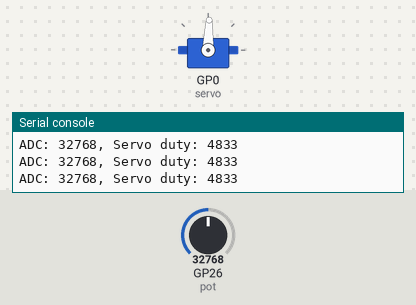
A program run on a simulated Raspberry Pi Pico running MicroPython. On the bench: servo, the last lines printed to the serial console. The test bench sets the inputs (shaded band); at power-on: GP26 (pot) = 32768 (analog values on the 0–65535 scale). Servo angles are drawn from the pulse width (0.5 ms = 0°, 2.5 ms = 180°).

Above: at 1.2 s.
1.3 s: GP26 (pot) set to 45874
At 2.1 s:
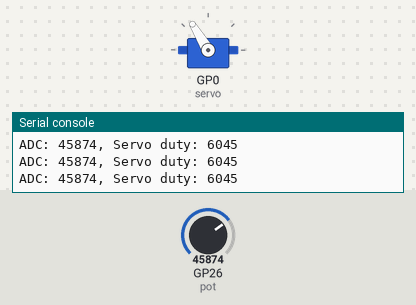
2.8 s: GP26 (pot) set to 57670
At 3.7 s:
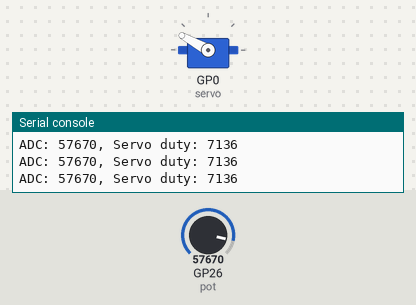
4.3 s: GP26 (pot) set to 65535
At 5.4 s:
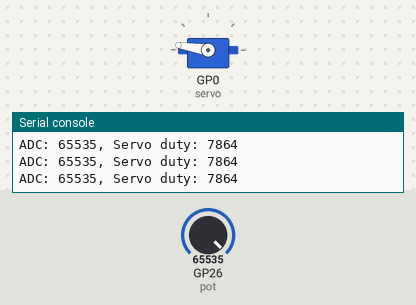
5.8 s: GP26 (pot) set to 19660
At 6.3 s:
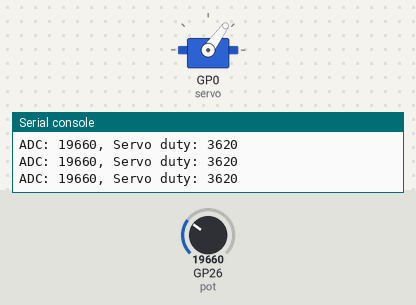
7.3 s: GP26 (pot) set to 7864
At 7.9 s:
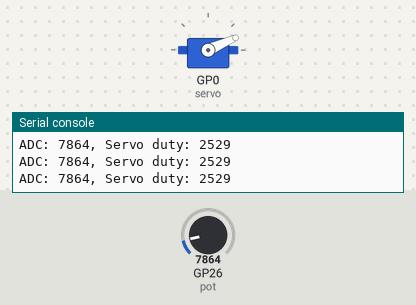
8.8 s: GP26 (pot) set to 32767
At 9.5 s:
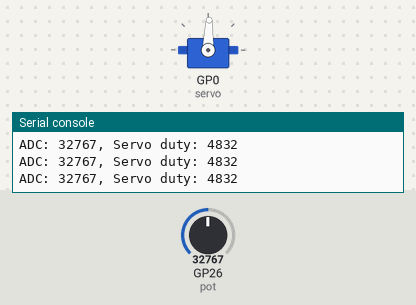
Timing chart, 0 to 11.3 s (numbered marks = the images above; inputs shaded):
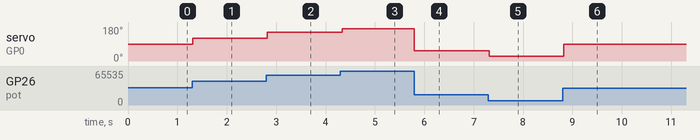

The program:

potentiometer.py
```python
from machine import ADC, Pin, PWM
from time import sleep

# Setup ADC for potentiometer on GPIO 26
pot = ADC(Pin(26))

# Setup PWM for servo on GPIO 1 (make sure this pin supports PWM on your board)
servo = PWM(Pin(0))
servo.freq(50)  # Standard servo frequency

# Duty cycle range for the servo (adjust if needed)
min_duty = 1802    # 0 degrees
max_duty = 7864    # 180 degrees

def map_range(x, in_min, in_max, out_min, out_max):
    # Maps x from [in_min, in_max] to [out_min, out_max]
    return int((x - in_min) * (out_max - out_min) / (in_max - in_min) + out_min)

try:
    while True:
        adc_value = pot.read_u16()  # Read ADC (0-65535)
        # Map ADC value to servo duty cycle
        duty = map_range(adc_value, 0, 65535, min_duty, max_duty)

        servo.duty_u16(duty)
        print(f"ADC: {adc_value}, Servo duty: {duty}")
        sleep(0.05)  # 50 ms delay for smooth movement

except KeyboardInterrupt:
    print("Program stopped")
    servo.deinit()
```

Measured:
- after the input at 1.3 s, servo on GP0 (servo): 88° → 121° at once
- after the input at 2.8 s, servo on GP0 (servo): 121° → 151° at once
- after the input at 4.3 s, servo on GP0 (servo): 151° → 171° at once
- after the input at 5.8 s, servo on GP0 (servo): 171° → 54° at once
- after the input at 7.3 s, servo on GP0 (servo): 54° → 24° at once
- after the input at 8.8 s, servo on GP0 (servo): 24° → 88° at once
